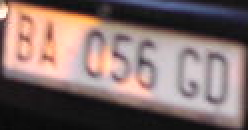
%> input picture Project/task3/licensePlates/3_plate_detail.png, 124 x 65 px (shown 2 times larger)
$ octave testemathwork.m   (GNU Octave 9; MATLAB toolbox functions it lacks are replaced by stand-ins)
%> lines starting %> are read from the running program, lines starting %| are printed output that depends on the picture
clc;    % Clear the command window.
close all;  % Close all figures (except those of imtool.)
imtool close all;  % Close all imtool figures if you have the Image Processing Toolbox.
clear;  % Erase all existing variables. Or clearvars if you want.
workspace;  % Make sure the workspace panel is showing.
format long g;
format compact;
fontSize = 20;
% Read in a standard MATLAB gray scale demo image.
folder = 'C:\Users\Alberto Santos\Desktop\SBVI\licensePlates';
baseFileName = '3_plate_detail.png';
% Get the full filename, with path prepended.
fullFileName = fullfile(folder, baseFileName);
% Check if file exists.
if ~exist(fullFileName, 'file')
  % File doesn't exist -- didn't find it there.  Check the search path for it.
  fullFileName = baseFileName; % No path this time.
  if ~exist(fullFileName, 'file')
    % Still didn't find it.  Alert user.
    errorMessage = sprintf('Error: %s does not exist in the search path folders.', fullFileName);
    uiwait(warndlg(errorMessage));
    return;
  end
end
grayImage = imread(fullFileName);
%> grayImage is the input picture: size 65x124x3 uint8; mean R, G, B 130.3, 110.8, 108
% Get the dimensions of the image.
% numberOfColorBands should be = 1.
[rows, columns, numberOfColorBands] = size(grayImage);
%> rows = 65; columns = 124; numberOfColorBands = 3
% Display the original gray scale image.
subplot(2, 2, 1);
imshow(grayImage, []);
title('Original Grayscale Image', 'FontSize', fontSize);
% Enlarge figure to full screen.
set(gcf, 'units','normalized','outerposition',[0 0 1 1]);
% Give a name to the title bar.
set(gcf,'name','Demo by ImageAnalyst','numbertitle','off')
% Let's compute and display the histogram.
[pixelCount, grayLevels] = imhist(grayImage);
%> pixelCount = 256 values, max 779 at index 256, min 0 at index 1, mean 94.45; grayLevels = 256 values from 0 to 255
subplot(2, 2, 2);
bar(pixelCount);
grid on;
title('Histogram of original image', 'FontSize', fontSize);
xlim([0 grayLevels(end)]); % Scale x axis manually.
binaryImage = grayImage < 128;
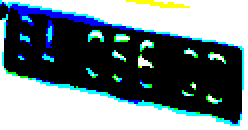
%> binaryImage: size 65x124x3 logical (shown 2 times larger); mean R, G, B 0.442, 0.507, 0.524
% Get rid of small blobs, smaller than two rows of pixels.
binaryImage = bwareaopen(binaryImage, 2*rows);
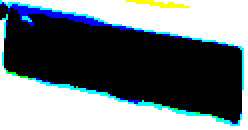
%> binaryImage: size 65x124x3 logical (shown 2 times larger); mean R, G, B 0.428, 0.472, 0.49
% Display the original gray scale image.
subplot(2, 2, 3);
imshow(binaryImage, []);
title('Binary Image', 'FontSize', fontSize);
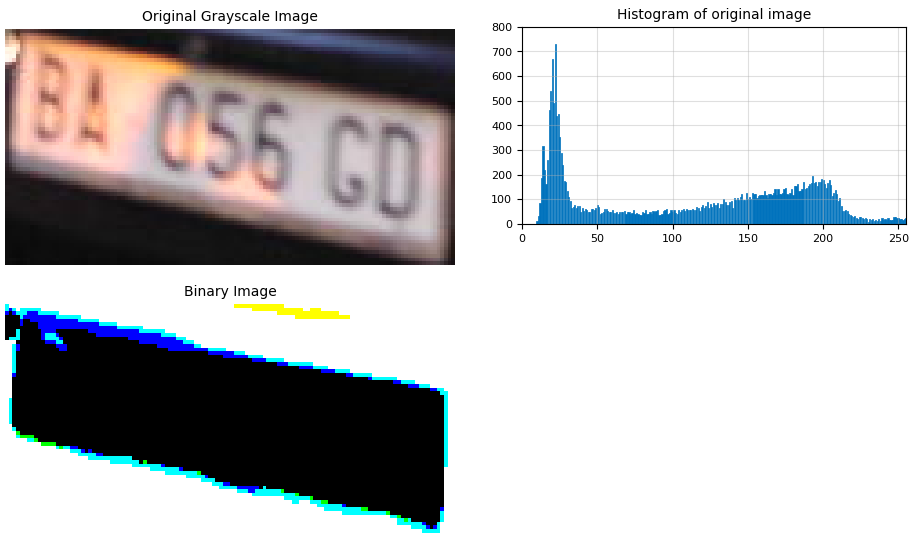
%> figure redrawn from the program's plot data, 3 panels
% Label the image.
%> (the run ends here)
